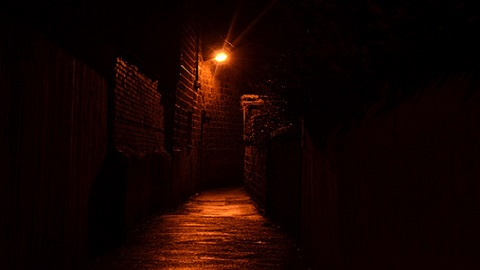
#> input picture Digital_image_processing/sample1.jpg, 480 x 270 px
$ python demo.py   (older library calls are emulated)
#> lines starting #> are read from the running program, lines starting #| are printed output that depends on the picture
# [20 lines of commented-out code are left out]


import PIL.Image
import scipy.misc
import numpy as np


def convert_3d(r):
    s = np.empty(r.shape, dtype=np.uint8)
    for j in range(r.shape[0]):
        for i in range(r.shape[1]):
            s[j][i] = (r[j][i] / 255) ** 0.67 * 255
    return s


im = PIL.Image.open('sample1.jpg')
#> im is the input picture: PIL image 480x270 RGB; mean R, G, B 20.9, 4.2, 1.7
im.show()
im_mat = scipy.misc.fromimage(im)
im_converted_mat = convert_3d(im_mat)
#> after the loop in convert_3d, `for j in range(r.shape[0]):`:
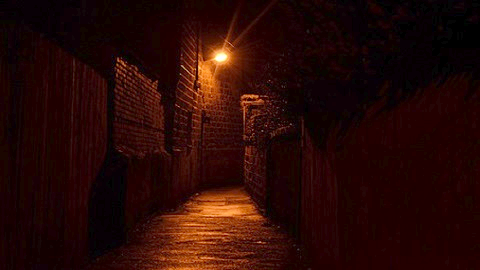
#> s: shape (270, 480, 3); mean R, G, B 40.3, 8.9, 5.1
im_converted = PIL.Image.fromarray(im_converted_mat)
im_converted.show()
